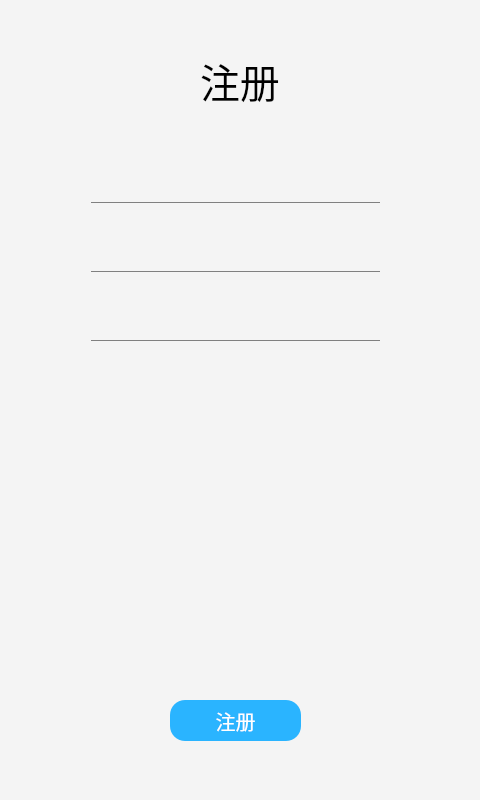
<?xml version="1.0" encoding="UTF-8"?>
<ui version="4.0">
 <class>Register</class>
 <widget class="QWidget" name="Register">
  <property name="geometry">
   <rect>
    <x>0</x>
    <y>0</y>
    <width>480</width>
    <height>800</height>
   </rect>
  </property>
  <property name="minimumSize">
   <size>
    <width>480</width>
    <height>800</height>
   </size>
  </property>
  <property name="maximumSize">
   <size>
    <width>480</width>
    <height>800</height>
   </size>
  </property>
  <property name="windowTitle">
   <string>Form</string>
  </property>
  <widget class="QLabel" name="label">
   <property name="geometry">
    <rect>
     <x>200</x>
     <y>50</y>
     <width>151</width>
     <height>61</height>
    </rect>
   </property>
   <property name="font">
    <font>
     <family>幼圆</family>
     <pointsize>-1</pointsize>
     <italic>false</italic>
     <bold>false</bold>
    </font>
   </property>
   <property name="styleSheet">
    <string notr="true">QLabel#label{
    font:40px; 
    font-family: 幼圆;
}
</string>
   </property>
   <property name="text">
    <string>注册</string>
   </property>
  </widget>
  <widget class="QWidget" name="widget" native="true">
   <property name="geometry">
    <rect>
     <x>0</x>
     <y>0</y>
     <width>480</width>
     <height>800</height>
    </rect>
   </property>
   <property name="minimumSize">
    <size>
     <width>480</width>
     <height>800</height>
    </size>
   </property>
   <property name="maximumSize">
    <size>
     <width>480</width>
     <height>800</height>
    </size>
   </property>
   <property name="styleSheet">
    <string notr="true">QWidget#widget{
background-color : rgb(244, 244, 244);
}</string>
   </property>
   <widget class="QWidget" name="verticalLayoutWidget">
    <property name="geometry">
     <rect>
      <x>90</x>
      <y>140</y>
      <width>291</width>
      <height>221</height>
     </rect>
    </property>
    <layout class="QVBoxLayout" name="verticalLayout">
     <item>
      <widget class="QLineEdit" name="lineEdit_username">
       <property name="minimumSize">
        <size>
         <width>0</width>
         <height>45</height>
        </size>
       </property>
       <property name="styleSheet">
        <string notr="true">QLineEdit{
border:1px solid rgb(244, 244, 244);
border-bottom-color: gray;
background-color:rgb(244, 244, 244);
font:15px; 
font-family: Arial;
}
</string>
       </property>
      </widget>
     </item>
     <item>
      <widget class="QLineEdit" name="lineEdit_pwd">
       <property name="minimumSize">
        <size>
         <width>0</width>
         <height>45</height>
        </size>
       </property>
       <property name="styleSheet">
        <string notr="true">QLineEdit{
border:1px solid rgb(244, 244, 244);
border-bottom-color: gray;
background-color:rgb(244, 244, 244);
font:15px; 
font-family: Arial;
}
</string>
       </property>
      </widget>
     </item>
     <item>
      <widget class="QLineEdit" name="lineEdit_mail">
       <property name="minimumSize">
        <size>
         <width>0</width>
         <height>45</height>
        </size>
       </property>
       <property name="styleSheet">
        <string notr="true">QLineEdit{
border:1px solid rgb(244, 244, 244);
border-bottom-color: gray;
background-color:rgb(244, 244, 244);
font:15px; 
font-family: Arial;
}
</string>
       </property>
      </widget>
     </item>
    </layout>
   </widget>
   <widget class="QPushButton" name="pushButton">
    <property name="geometry">
     <rect>
      <x>170</x>
      <y>700</y>
      <width>131</width>
      <height>41</height>
     </rect>
    </property>
    <property name="font">
     <font>
      <family>幼圆</family>
      <pointsize>-1</pointsize>
      <italic>false</italic>
      <bold>false</bold>
     </font>
    </property>
    <property name="styleSheet">
     <string notr="true">QPushButton{
border-radius:15px;
border-color:rgb(42, 180, 255);
background-color:rgb(42, 180, 255);
color:white;
font:20px; 
font-family: 幼圆;
}
QPushButton:hover{
background-color: rgb(181, 225, 250);
}</string>
    </property>
    <property name="text">
     <string>注册</string>
    </property>
   </widget>
  </widget>
  <zorder>widget</zorder>
  <zorder>label</zorder>
 </widget>
 <resources/>
 <connections/>
</ui>
